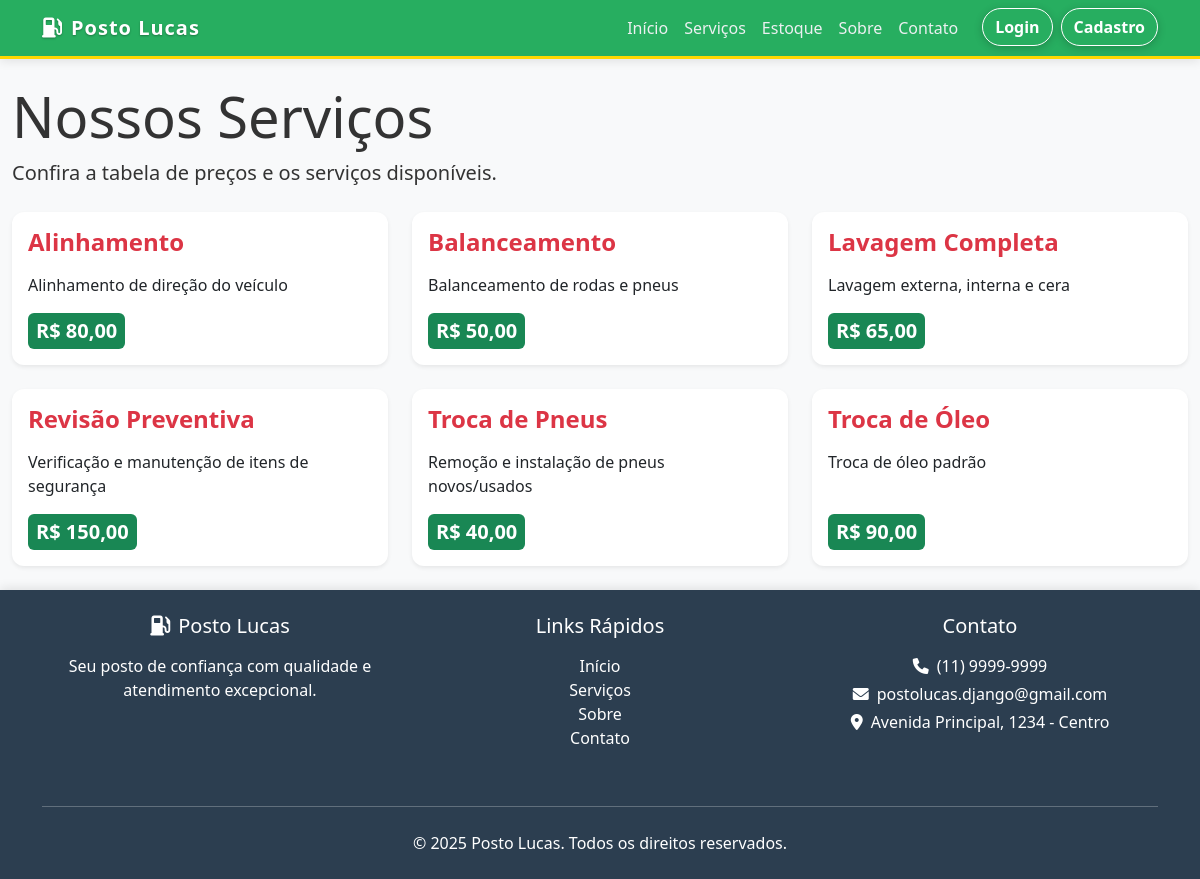
The page /servicos/ on the database its author committed.
### apps/gerenciamento/models.py (models this page shows, shortened)
class Servico(models.Model):
    nome = models.CharField(max_length=120, verbose_name='Nome do Serviço')
    descricao = models.TextField(blank=True, null=True, verbose_name='Descrição')
    preco_unitario = models.DecimalField(max_digits=10, decimal_places=2, default=Decimal('0.00'), verbose_name='Preço por Unidade (R$)')
    criado_em = models.DateTimeField(auto_now_add=True)
    class Meta:
        verbose_name = 'Serviço'
        verbose_name_plural = 'Serviços'

### apps/servicos/views.py (the view)
# urls.py: path('', views.lista_servicos, name='lista_servicos'),
def lista_servicos(request):
    try:
        if not Servico.objects.filter(nome__iexact='Troca de Óleo').exists():
            Servico.objects.create(nome='Troca de Óleo', descricao='Troca de óleo padrão', preco_unitario=90.00)
        if not Servico.objects.filter(nome__iexact='Balanceamento').exists():
            Servico.objects.create(nome='Balanceamento', descricao='Balanceamento de rodas e pneus', preco_unitario=50.00)
        if not Servico.objects.filter(nome__iexact='Alinhamento').exists():
            Servico.objects.create(nome='Alinhamento', descricao='Alinhamento de direção do veículo', preco_unitario=80.00)
        if not Servico.objects.filter(nome__iexact='Revisão Preventiva').exists():
            Servico.objects.create(nome='Revisão Preventiva', descricao='Verificação e manutenção de itens de segurança', preco_unitario=150.00)
        if not Servico.objects.filter(nome__iexact='Troca de Pneus').exists():
            Servico.objects.create(nome='Troca de Pneus', descricao='Remoção e instalação de pneus novos/usados', preco_unitario=40.00)
        if not Servico.objects.filter(nome__iexact='Lavagem Completa').exists():
            Servico.objects.create(nome='Lavagem Completa', descricao='Lavagem externa, interna e cera', preco_unitario=65.00)
    except Exception:
        pass
    servicos_qs = Servico.objects.all().order_by('nome')
    return render(request, 'servicos/lista_servicos.html', {'servicos': servicos_qs})

### templates/servicos/lista_servicos.html (shortened to what this page needs)
{% extends "shared/base.html" %} {% block content %}
<header class="mb-4">
  <h1 class="display-4">Nossos Serviços</h1>
  <p class="lead">Confira a tabela de preços e os serviços disponíveis.</p>
</header>
<div class="row row-cols-1 row-cols-md-2 row-cols-lg-3 g-4">
  {% for servico in servicos %}
  <div class="col">
    <article
      class="card h-100 shadow-sm border-0"
      aria-labelledby="servico-{{ forloop.counter }}"
    >
      <div class="card-body d-flex flex-column">
        <h2
          class="card-title text-danger fs-4"
          id="servico-{{ forloop.counter }}"
        >
          {{ servico.nome }}
        </h2>
        <p class="card-text mb-3 flex-grow-1">{{ servico.descricao }}</p>
        {% with preco=servico.preco_unitario|default:"0.00"|floatformat:2 %}
        <div class="mt-auto">
          <span class="badge bg-success fs-5 p-2"> R$ {{ preco }} </span>
        </div>
        {% endwith %}
      </div>
    </article>
  </div>
  {% empty %}
  <div class="col-12">
    <div class="alert alert-info" role="alert">
      Nenhum combustível ou serviço encontrado no momento.
    </div>
  </div>
  {% endfor %}
</div>
{% endblock %}

### static/css/style.css (style rules this page uses)
body { background: #f8f9fa; min-height: 100vh; display: flex; flex-direction: column; font-family: 'Segoe UI', Tahoma, Geneva, Verdana, sans-serif; color: #333; }
.card { border: none; border-radius: 12px; box-shadow: 0 4px 15px rgba(0, 0, 0, 0.08); transition: all 0.3s ease; background: #ffffff; border: 1px solid #e9ecef; }
.card-title { font-size: 1.25rem; font-weight: 600; color: #2c3e50; margin-bottom: 1rem; }

### rows shown on the page
Servico: nome "Alinhamento", descricao "Alinhamento de direção do veículo", servico "80,00"
Servico: nome "Balanceamento", descricao "Balanceamento de rodas e pneus", servico "50,00"
Servico: nome "Lavagem Completa", descricao "Lavagem externa, interna e cera", servico "65,00"
Servico: nome "Revisão Preventiva", descricao "Verificação e manutenção de itens de segurança", servico "150,00"
Servico: nome "Troca de Pneus", descricao "Remoção e instalação de pneus novos/usados", servico "40,00"
Servico: nome "Troca de Óleo", descricao "Troca de óleo padrão", servico "90,00"
